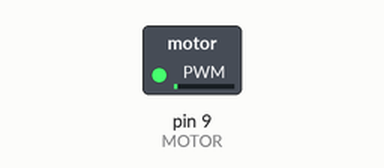
Recording of a sketch running on a simulated Arduino Uno, built with avr-gcc and run on an emulated ATmega328P. Parts: switched loads named in the sketch (green lamp = pin HIGH).

Above: at 0.05 s.
At 1.65 s:
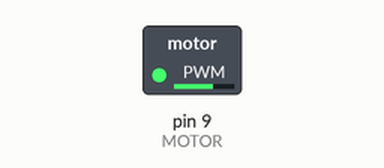
At 3.3 s:
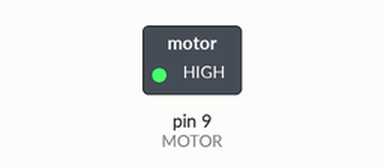
At 6.6 s:
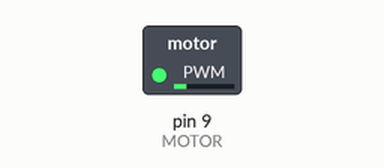
Timing chart, 0 to 11.9 s (numbered marks = the images above):
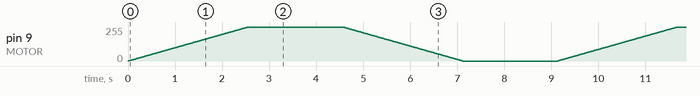

The sketch:

motor.ino
```cpp
// (licence header left out)
//Simple Motor Speed Control Program

const int MOTOR=9;    //Motor on Digital Pin 9

void setup()
{
    pinMode (MOTOR, OUTPUT);
}

void loop()
{
    for (int i=0; i<256; i++)
    {
        analogWrite(MOTOR, i);
        delay(10);
    }
    delay(2000);
    for (int i=255; i>=0; i--)
    {
        analogWrite(MOTOR, i);
        delay(10);
    }
    delay(2000);
}
```
